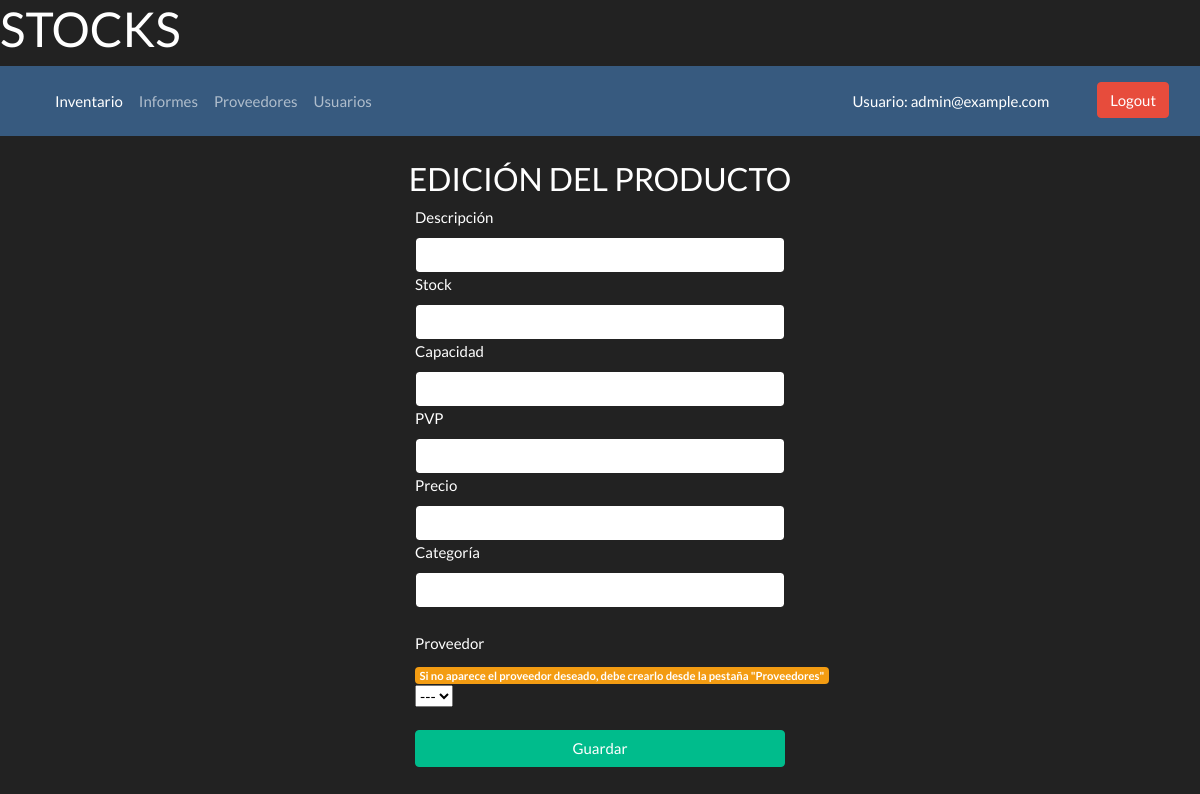
Page /editar-producto/1 (signed in) on the earlier database version.
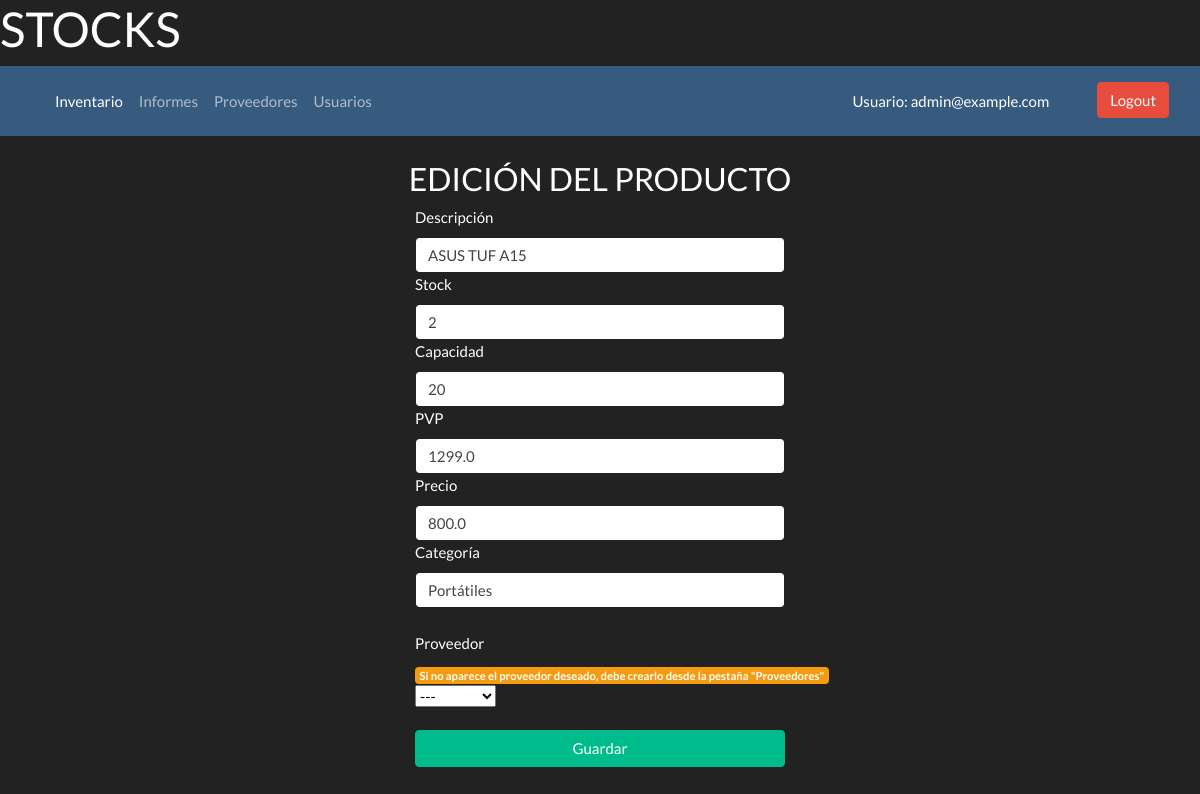
Same page on the later database version.
### models.py (models this page shows, shortened)
class Usuario(db.Base):
    __tablename__ = 'usuario'
    __table_args__ = {'sqlite_autoincrement': True}
    id_usuario = Column(Integer, primary_key=True)
    correo = Column(String, unique=True, nullable=False)
    password = Column(String, nullable=False)
    type = Column(String)

class Producto(db.Base):
    __tablename__ = 'producto'
    __table_args__ = {'sqlite_autoincrement': True}
    id = Column(Integer, primary_key=True)
    descripcion = Column(String(200), nullable=False, unique=True)
    stock = Column(Integer, nullable=False)
    capacidad = Column(Integer, nullable=False)
    pvp = Column(Float, nullable=False)
    precio = Column(Float, nullable=False)
    categoria = Column(String(50), nullable=False)
    id_proveedor = Column(Integer, ForeignKey('proveedor.id_proveedor'))

### stocks.py (the view)
@bp.route('/editar-producto/<id>')
def editar(id):
    todos_los_proveedores = db.session.query(Proveedor).all()
    producto = get_db().execute('SELECT * FROM producto WHERE id = ?', (id,)).fetchone()
    return render_template('stocks/inventario/editProduct.html', producto=producto,
                           lista_proveedores=todos_los_proveedores,  usuario=usuario())

### db.py (called while the page is built)
def get_db():
    if 'db' not in g:
        g.db = sqlite3.connect(current_app.config['DATABASE'])
        g.db.row_factory = sqlite3.Row
    return g.db

### stocks.py (called while the page is built)
def usuario():
    usuario = db.session.execute(db.select(Usuario).filter_by(id_usuario=session.get('id_usuario'))).scalar_one()
    return usuario

### templates/auth.py (called while the page is built)
@bp.before_app_request
def load_logged_in_user():
    id_usuario = session.get('id_usuario')
    if id_usuario is None:
        g.usuario = None
    else:
        g.usuario = get_db().execute(
            'SELECT * FROM usuario WHERE id_usuario = ?', (id_usuario,)
        ).fetchone()

### templates/stocks/inventario/editProduct.html (shortened to what this page needs)
<!DOCTYPE html>
<html lang="en" xmlns="http://www.w3.org/1999/html">
<head>
    <link rel="stylesheet" href="https://cdn.jsdelivr.net/npm/bootswatch@4.5.2/dist/darkly/bootstrap.min.css"
>
</head>
<body>
<main>
    <h1>STOCKS</h1>
    <nav class="navbar navbar-expand-lg navbar-dark bg-primary">
        <div class="container-fluid">
            <div class="collapse navbar-collapse" id="navbarColor03">
                <ul class="navbar-nav me-auto">
                    {% if session.get('id_usuario') == 1 or tipo_de_usuario == 'cliente' %}
                    <li class="nav-item">
                        <a class="nav-link active" href="/inventario">Inventario</a>
                    </li>
                    {% endif %}
                    <li class="nav-item">
                        <a class="nav-link" href="/informes">Informes</a>
                    </li>
                    {% if session.get('id_usuario') == 1 %}
                    <li class="nav-item">
                        <a class="nav-link" href="/proveedores">Proveedores</a>
                    </li>
                    <li class="nav-item">
                        <a class="nav-link" href="/usuarios">Usuarios</a>
                    </li>
                    {% endif %}
                </ul>
                <ul class="navbar-nav ml-auto">
                        <li class="nav-link active">Usuario: {{usuario.correo}}</li>
                    <ul class="nav-item "></ul>
                    <li>
                        <a href="{{ url_for('auth.logout') }}" class="btn btn-danger">Logout</a>
                    </li>
                </ul>
            </div>
        </div>
    </nav>
    <h3 class="text-center mt-4">EDICIÓN DEL PRODUCTO</h3>
    <div class="form-group">
        <div class="col-md-4 offset-md-4 my-auto">
            <form action='/editProduct/{{producto.id}}' method='post'>
                <label class="col-form-" for="inputDescripcion">Descripción</label>
                <input type="text" name=new_descripcion class="form-control" value=
                        '{{producto.descripcion}}' id="inputDescripcion" >
                <label class='col-form-' for="inputStock">Stock</label>
                <input type="number" name=new_stock class="form-control" value=
                        '{{producto.stock}}' id="inputStock">
                <label class='col-form-' for="inputCapacidad">Capacidad</label>
                <input type="number" name=new_capacidad class="form-control" value=
                        '{{producto.capacidad}}' id="inputCapacidad">
                <label class="col-form-" for="inputPVP">PVP</label>
                <input type="number" name=new_PVP class="form-control" value=
                        '{{producto.PVP}}' id="inputPVP">
                <label class="col-form-" for="inputPrecio">Precio</label>
                <input type="number" name=new_precio class="form-control" value=
                        "{{producto.precio}}" id="inputPrecio">
                <label class="col-form-" for="inputCategoria">Categoría</label>
                <input type="text" name=new_categoria class="form-control" value=
                        '{{producto.categoria}}' id="inputCategoria">
                <label for="inputProveedor" class="form-label mt-4">Proveedor</label>
                    <span class="badge bg-warning">Si no aparece el proveedor deseado, debe crearlo desde la pestaña "Proveedores"</span>
                    <div>
                        <select name='new_proveedor' class="form-select" id="inputProveedor">
                            <option value="default">---</option>
                        </select>
                    </div>
                <button type="submit" class="btn btn-success btn-block">Guardar</button>
            </form>
        </div>
    </div>
</main>
</body>
</html>

Differences in the rows shown:
added Producto: new_descripcion "ASUS TUF A15", new_stock "2", new_capacidad "20", new_PVP "1299.0", new_precio "800.0", new_categoria "Portátiles"
